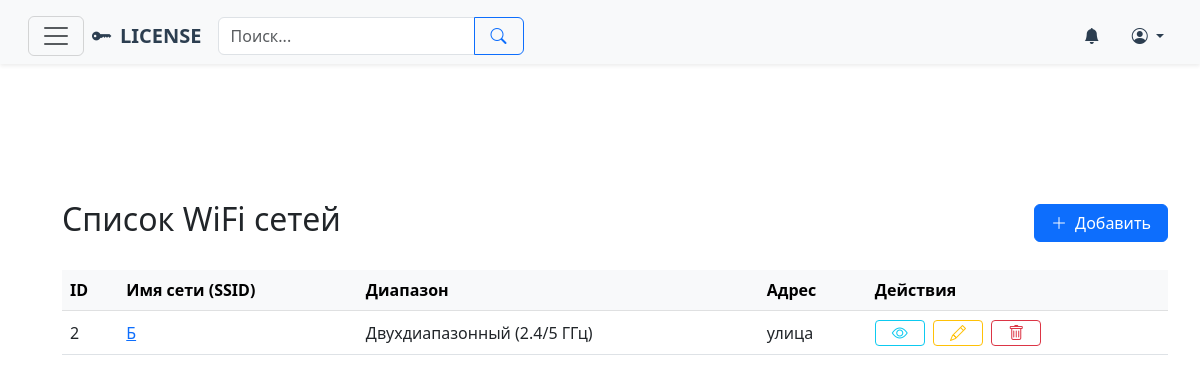
Screenshot of /wifi/ with the database file from the repository.
### licen/models.py (models this page shows, shortened)
class TimestampModel(models.Model):
    created_at = models.DateTimeField(auto_now_add=True, verbose_name=_('Дата создания'))
    updated_at = models.DateTimeField(auto_now=True, verbose_name=_('Дата обновления'))
    class Meta:
        abstract = True

class WiFi(TimestampModel):
    class FrequencyBand(models.TextChoices):
        GHZ_2_4 = '2.4', _('2.4 ГГц')
        GHZ_5 = '5', _('5 ГГц')
        DUAL_BAND = 'dual', _('Двухдиапазонный (2.4/5 ГГц)')
    name = models.CharField(max_length=100, verbose_name=_('Имя сети (SSID)'))
    password = models.CharField(max_length=100, verbose_name=_('Пароль'))
    frequency_band = models.CharField(
        max_length=10,
        choices=FrequencyBand.choices,
        default=FrequencyBand.DUAL_BAND,
        verbose_name=_('Диапазон частот')
    )
    comments = models.TextField(blank=True, null=True, verbose_name=_('Комментарии'))
    address = models.ForeignKey(
        Address,
        on_delete=models.CASCADE,
        related_name='wifi_networks',
        verbose_name=_('Адрес')
    )
    class Meta:
        verbose_name = _('WiFi сеть')
        verbose_name_plural = _('WiFi сети')
        ordering = ['name']

class Address(TimestampModel):
    address = models.TextField(verbose_name=_('Адрес сети'))
    comments = models.TextField(blank=True, null=True, verbose_name=_('Комментарии'))
    network = models.ForeignKey(
        Network,
        on_delete=models.CASCADE,
        related_name='addresses',
        verbose_name=_('Юридическое лицо')
    )
    class Meta:
        verbose_name = _('Адрес')
        verbose_name_plural = _('Адреса')
        ordering = ['network', 'address']

### licen/views.py (the view)
# urls.py: path('wifi/', wifi_list, name='wifi-list'),
def wifi_list(request):
    wifis = WiFi.objects.all().order_by('name')
    return render(request, 'licen/wifi/wifi_list.html', {'wifis': wifis})

### licen/context_processors.py (called while the page is built, shortened)
def get_breadcrumbs(request):
    breadcrumbs = []
    breadcrumbs.append({
        'name': _('Города'),
        'url': reverse('city-list')
    })
    return {'breadcrumbs': breadcrumbs}

### licen/templates/licen/wifi/wifi_list.html (shortened to what this page needs)
{% extends "base.html" %}
{% block content %}
<div class="container mt-5">
    <div class="d-flex justify-content-between align-items-center mb-4">
        <h2>Список WiFi сетей</h2>
        <a href="{% url 'wifi-create' %}" class="btn btn-primary d-flex align-items-center gap-2">
            <i class="bi bi-plus-lg"></i> Добавить
        </a>
    </div>
    {% if wifis %}
    <div class="table-responsive d-none d-md-block">
        <table class="table table-hover align-middle">
            <thead class="table-light">
                <tr>
                    <th>ID</th>
                    <th>Имя сети (SSID)</th>
                    <th>Диапазон</th>
                    <th>Адрес</th>
                    <th>Действия</th>
                </tr>
            </thead>
            <tbody>
                {% for item in wifis %}
                <tr>
                    <td>{{ item.id }}</td>
                    <td><a href="{% url 'wifi-detail' item.id %}">{{ item.name|truncatechars:30 }}</a></td>
                    <td>{{ item.get_frequency_band_display }}</td>
                    <td>{{ item.address.address|default:"—" }}</td>
                    <td class="text-nowrap">
                        <a href="{% url 'wifi-detail' item.id %}" class="btn btn-sm btn-outline-info me-1"><i class="bi bi-eye"></i></a>
                        <a href="{% url 'wifi-update' item.id %}" class="btn btn-sm btn-outline-warning me-1"><i class="bi bi-pencil"></i></a>
                        <a href="{% url 'wifi-delete' item.id %}" class="btn btn-sm btn-outline-danger"><i class="bi bi-trash"></i></a>
                    </td>
                </tr>
                {% endfor %}
            </tbody>
        </table>
    </div>
    {% else %}
    <div class="alert alert-info">Нет сохранённых WiFi сетей</div>
    {% endif %}
</div>
{% endblock %}

### licen/templates/base.html (style rules this page uses)
.table thead th { background-color: #f8f9fa; }
.btn { padding-left: 1rem; padding-right: 1rem; }
.btn i { display: flex; align-items: center; }
.btn-sm i { font-size: 1rem; }

### rows the page displays
WiFi: id "2", name "Б", frequency_band "Двухдиапазонный (2.4/5 ГГц)", address.address "улица"
